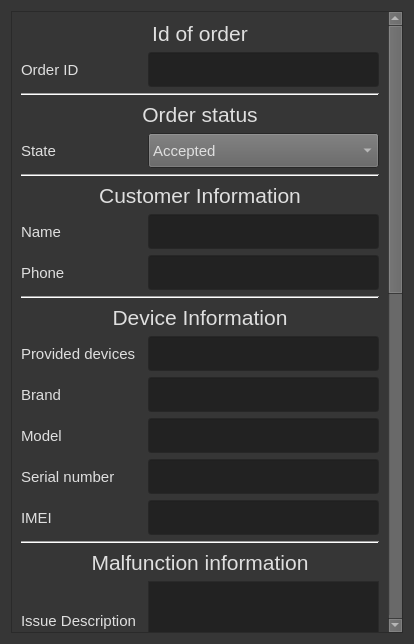
<?xml version="1.0" encoding="UTF-8"?>
<ui version="4.0">
 <class>OrderWindow</class>
 <widget class="QDialog" name="OrderWindow">
  <property name="geometry">
   <rect>
    <x>0</x>
    <y>0</y>
    <width>414</width>
    <height>644</height>
   </rect>
  </property>
  <property name="palette">
   <palette>
    <active>
     <colorrole role="WindowText">
      <brush brushstyle="SolidPattern">
       <color alpha="255">
        <red>223</red>
        <green>223</green>
        <blue>223</blue>
       </color>
      </brush>
     </colorrole>
     <colorrole role="Button">
      <brush brushstyle="SolidPattern">
       <color alpha="255">
        <red>97</red>
        <green>97</green>
        <blue>97</blue>
       </color>
      </brush>
     </colorrole>
     <colorrole role="Text">
      <brush brushstyle="SolidPattern">
       <color alpha="255">
        <red>223</red>
        <green>223</green>
        <blue>223</blue>
       </color>
      </brush>
     </colorrole>
     <colorrole role="ButtonText">
      <brush brushstyle="SolidPattern">
       <color alpha="255">
        <red>223</red>
        <green>223</green>
        <blue>223</blue>
       </color>
      </brush>
     </colorrole>
     <colorrole role="Base">
      <brush brushstyle="SolidPattern">
       <color alpha="255">
        <red>34</red>
        <green>34</green>
        <blue>34</blue>
       </color>
      </brush>
     </colorrole>
     <colorrole role="Window">
      <brush brushstyle="SolidPattern">
       <color alpha="255">
        <red>54</red>
        <green>54</green>
        <blue>54</blue>
       </color>
      </brush>
     </colorrole>
     <colorrole role="Shadow">
      <brush brushstyle="SolidPattern">
       <color alpha="255">
        <red>255</red>
        <green>255</green>
        <blue>255</blue>
       </color>
      </brush>
     </colorrole>
     <colorrole role="Highlight">
      <brush brushstyle="SolidPattern">
       <color alpha="255">
        <red>192</red>
        <green>129</green>
        <blue>28</blue>
       </color>
      </brush>
     </colorrole>
     <colorrole role="HighlightedText">
      <brush brushstyle="SolidPattern">
       <color alpha="255">
        <red>255</red>
        <green>255</green>
        <blue>255</blue>
       </color>
      </brush>
     </colorrole>
     <colorrole role="Link">
      <brush brushstyle="SolidPattern">
       <color alpha="255">
        <red>124</red>
        <green>52</green>
        <blue>18</blue>
       </color>
      </brush>
     </colorrole>
     <colorrole role="LinkVisited">
      <brush brushstyle="SolidPattern">
       <color alpha="255">
        <red>80</red>
        <green>42</green>
        <blue>24</blue>
       </color>
      </brush>
     </colorrole>
     <colorrole role="AlternateBase">
      <brush brushstyle="SolidPattern">
       <color alpha="255">
        <red>245</red>
        <green>186</green>
        <blue>119</blue>
       </color>
      </brush>
     </colorrole>
     <colorrole role="ToolTipBase">
      <brush brushstyle="SolidPattern">
       <color alpha="255">
        <red>54</red>
        <green>54</green>
        <blue>54</blue>
       </color>
      </brush>
     </colorrole>
     <colorrole role="ToolTipText">
      <brush brushstyle="SolidPattern">
       <color alpha="255">
        <red>255</red>
        <green>255</green>
        <blue>255</blue>
       </color>
      </brush>
     </colorrole>
     <colorrole role="PlaceholderText">
      <brush brushstyle="SolidPattern">
       <color alpha="128">
        <red>125</red>
        <green>125</green>
        <blue>125</blue>
       </color>
      </brush>
     </colorrole>
     <colorrole role="Accent">
      <brush brushstyle="SolidPattern">
       <color alpha="255">
        <red>216</red>
        <green>130</green>
        <blue>43</blue>
       </color>
      </brush>
     </colorrole>
    </active>
    <inactive>
     <colorrole role="WindowText">
      <brush brushstyle="SolidPattern">
       <color alpha="255">
        <red>223</red>
        <green>223</green>
        <blue>223</blue>
       </color>
      </brush>
     </colorrole>
     <colorrole role="Button">
      <brush brushstyle="SolidPattern">
       <color alpha="255">
        <red>97</red>
        <green>97</green>
        <blue>97</blue>
       </color>
      </brush>
     </colorrole>
     <colorrole role="Text">
      <brush brushstyle="SolidPattern">
       <color alpha="255">
        <red>223</red>
        <green>223</green>
        <blue>223</blue>
       </color>
      </brush>
     </colorrole>
     <colorrole role="ButtonText">
      <brush brushstyle="SolidPattern">
       <color alpha="255">
        <red>223</red>
        <green>223</green>
        <blue>223</blue>
       </color>
      </brush>
     </colorrole>
     <colorrole role="Base">
      <brush brushstyle="SolidPattern">
       <color alpha="255">
        <red>34</red>
        <green>34</green>
        <blue>34</blue>
       </color>
      </brush>
     </colorrole>
     <colorrole role="Window">
      <brush brushstyle="SolidPattern">
       <color alpha="255">
        <red>54</red>
        <green>54</green>
        <blue>54</blue>
       </color>
      </brush>
     </colorrole>
     <colorrole role="Shadow">
      <brush brushstyle="SolidPattern">
       <color alpha="255">
        <red>255</red>
        <green>255</green>
        <blue>255</blue>
       </color>
      </brush>
     </colorrole>
     <colorrole role="Highlight">
      <brush brushstyle="SolidPattern">
       <color alpha="255">
        <red>192</red>
        <green>129</green>
        <blue>28</blue>
       </color>
      </brush>
     </colorrole>
     <colorrole role="HighlightedText">
      <brush brushstyle="SolidPattern">
       <color alpha="255">
        <red>255</red>
        <green>255</green>
        <blue>255</blue>
       </color>
      </brush>
     </colorrole>
     <colorrole role="Link">
      <brush brushstyle="SolidPattern">
       <color alpha="255">
        <red>124</red>
        <green>52</green>
        <blue>18</blue>
       </color>
      </brush>
     </colorrole>
     <colorrole role="LinkVisited">
      <brush brushstyle="SolidPattern">
       <color alpha="255">
        <red>80</red>
        <green>42</green>
        <blue>24</blue>
       </color>
      </brush>
     </colorrole>
     <colorrole role="AlternateBase">
      <brush brushstyle="SolidPattern">
       <color alpha="255">
        <red>245</red>
        <green>186</green>
        <blue>119</blue>
       </color>
      </brush>
     </colorrole>
     <colorrole role="ToolTipBase">
      <brush brushstyle="SolidPattern">
       <color alpha="255">
        <red>54</red>
        <green>54</green>
        <blue>54</blue>
       </color>
      </brush>
     </colorrole>
     <colorrole role="ToolTipText">
      <brush brushstyle="SolidPattern">
       <color alpha="255">
        <red>255</red>
        <green>255</green>
        <blue>255</blue>
       </color>
      </brush>
     </colorrole>
     <colorrole role="PlaceholderText">
      <brush brushstyle="SolidPattern">
       <color alpha="128">
        <red>125</red>
        <green>125</green>
        <blue>125</blue>
       </color>
      </brush>
     </colorrole>
     <colorrole role="Accent">
      <brush brushstyle="SolidPattern">
       <color alpha="255">
        <red>216</red>
        <green>130</green>
        <blue>43</blue>
       </color>
      </brush>
     </colorrole>
    </inactive>
    <disabled>
     <colorrole role="Button">
      <brush brushstyle="SolidPattern">
       <color alpha="255">
        <red>97</red>
        <green>97</green>
        <blue>97</blue>
       </color>
      </brush>
     </colorrole>
     <colorrole role="Base">
      <brush brushstyle="SolidPattern">
       <color alpha="255">
        <red>54</red>
        <green>54</green>
        <blue>54</blue>
       </color>
      </brush>
     </colorrole>
     <colorrole role="Window">
      <brush brushstyle="SolidPattern">
       <color alpha="255">
        <red>54</red>
        <green>54</green>
        <blue>54</blue>
       </color>
      </brush>
     </colorrole>
     <colorrole role="Shadow">
      <brush brushstyle="SolidPattern">
       <color alpha="255">
        <red>255</red>
        <green>255</green>
        <blue>255</blue>
       </color>
      </brush>
     </colorrole>
     <colorrole role="HighlightedText">
      <brush brushstyle="SolidPattern">
       <color alpha="255">
        <red>255</red>
        <green>255</green>
        <blue>255</blue>
       </color>
      </brush>
     </colorrole>
     <colorrole role="Link">
      <brush brushstyle="SolidPattern">
       <color alpha="255">
        <red>124</red>
        <green>52</green>
        <blue>18</blue>
       </color>
      </brush>
     </colorrole>
     <colorrole role="LinkVisited">
      <brush brushstyle="SolidPattern">
       <color alpha="255">
        <red>80</red>
        <green>42</green>
        <blue>24</blue>
       </color>
      </brush>
     </colorrole>
     <colorrole role="AlternateBase">
      <brush brushstyle="SolidPattern">
       <color alpha="255">
        <red>245</red>
        <green>186</green>
        <blue>119</blue>
       </color>
      </brush>
     </colorrole>
     <colorrole role="ToolTipBase">
      <brush brushstyle="SolidPattern">
       <color alpha="255">
        <red>54</red>
        <green>54</green>
        <blue>54</blue>
       </color>
      </brush>
     </colorrole>
     <colorrole role="ToolTipText">
      <brush brushstyle="SolidPattern">
       <color alpha="255">
        <red>255</red>
        <green>255</green>
        <blue>255</blue>
       </color>
      </brush>
     </colorrole>
     <colorrole role="PlaceholderText">
      <brush brushstyle="SolidPattern">
       <color alpha="128">
        <red>125</red>
        <green>125</green>
        <blue>125</blue>
       </color>
      </brush>
     </colorrole>
     <colorrole role="Accent">
      <brush brushstyle="SolidPattern">
       <color alpha="255">
        <red>216</red>
        <green>130</green>
        <blue>43</blue>
       </color>
      </brush>
     </colorrole>
    </disabled>
   </palette>
  </property>
  <property name="windowTitle">
   <string>ㅤ</string>
  </property>
  <property name="windowIcon">
   <iconset theme="emblem-documents"/>
  </property>
  <layout class="QGridLayout" name="gridLayout_3">
   <item row="0" column="0">
    <widget class="QScrollArea" name="scrollArea">
     <property name="widgetResizable">
      <bool>true</bool>
     </property>
     <widget class="QWidget" name="scrollAreaWidgetContents">
      <property name="geometry">
       <rect>
        <x>0</x>
        <y>-483</y>
        <width>380</width>
        <height>1394</height>
       </rect>
      </property>
      <layout class="QGridLayout" name="gridLayout_2">
       <item row="12" column="0">
        <widget class="QLabel" name="CustomerNameLabel">
         <property name="minimumSize">
          <size>
           <width>0</width>
           <height>35</height>
          </size>
         </property>
         <property name="font">
          <font>
           <pointsize>11</pointsize>
          </font>
         </property>
         <property name="text">
          <string>Name</string>
         </property>
        </widget>
       </item>
       <item row="17" column="2">
        <widget class="QLineEdit" name="BrandLineEdit">
         <property name="minimumSize">
          <size>
           <width>0</width>
           <height>35</height>
          </size>
         </property>
         <property name="font">
          <font>
           <pointsize>11</pointsize>
          </font>
         </property>
        </widget>
       </item>
       <item row="37" column="0" colspan="3">
        <widget class="QLabel" name="EmployeeInformationTitle">
         <property name="font">
          <font>
           <pointsize>16</pointsize>
          </font>
         </property>
         <property name="text">
          <string>Employee Information</string>
         </property>
         <property name="alignment">
          <set>Qt::AlignmentFlag::AlignCenter</set>
         </property>
        </widget>
       </item>
       <item row="22" column="0" colspan="3">
        <widget class="QLabel" name="MalfunctionTitle">
         <property name="font">
          <font>
           <pointsize>16</pointsize>
          </font>
         </property>
         <property name="text">
          <string>Malfunction information</string>
         </property>
         <property name="alignment">
          <set>Qt::AlignmentFlag::AlignCenter</set>
         </property>
        </widget>
       </item>
       <item row="21" column="0" colspan="3">
        <widget class="Line" name="DeviceLine">
         <property name="orientation">
          <enum>Qt::Orientation::Horizontal</enum>
         </property>
        </widget>
       </item>
       <item row="39" column="2">
        <widget class="QLineEdit" name="RepairByLineEdit">
         <property name="minimumSize">
          <size>
           <width>0</width>
           <height>35</height>
          </size>
         </property>
         <property name="font">
          <font>
           <pointsize>11</pointsize>
          </font>
         </property>
        </widget>
       </item>
       <item row="18" column="2">
        <widget class="QLineEdit" name="ModelLineEdit">
         <property name="minimumSize">
          <size>
           <width>0</width>
           <height>35</height>
          </size>
         </property>
         <property name="font">
          <font>
           <pointsize>11</pointsize>
          </font>
         </property>
        </widget>
       </item>
       <item row="23" column="2">
        <widget class="QTextEdit" name="IssueDescriptionTextEdit">
         <property name="minimumSize">
          <size>
           <width>0</width>
           <height>80</height>
          </size>
         </property>
         <property name="font">
          <font>
           <pointsize>11</pointsize>
          </font>
         </property>
        </widget>
       </item>
       <item row="15" column="0" colspan="3">
        <widget class="QLabel" name="DeviceTitle">
         <property name="font">
          <font>
           <pointsize>16</pointsize>
          </font>
         </property>
         <property name="text">
          <string>Device Information</string>
         </property>
         <property name="alignment">
          <set>Qt::AlignmentFlag::AlignCenter</set>
         </property>
        </widget>
       </item>
       <item row="2" column="0" colspan="3">
        <widget class="Line" name="OrderIDLine">
         <property name="orientation">
          <enum>Qt::Orientation::Horizontal</enum>
         </property>
        </widget>
       </item>
       <item row="38" column="0">
        <widget class="QLabel" name="ReceivedByLabel">
         <property name="minimumSize">
          <size>
           <width>0</width>
           <height>35</height>
          </size>
         </property>
         <property name="font">
          <font>
           <pointsize>11</pointsize>
          </font>
         </property>
         <property name="text">
          <string>Received by</string>
         </property>
        </widget>
       </item>
       <item row="19" column="0">
        <widget class="QLabel" name="SerialNumberLabel">
         <property name="minimumSize">
          <size>
           <width>0</width>
           <height>35</height>
          </size>
         </property>
         <property name="font">
          <font>
           <pointsize>11</pointsize>
          </font>
         </property>
         <property name="text">
          <string>Serial number</string>
         </property>
        </widget>
       </item>
       <item row="26" column="0" colspan="3">
        <widget class="Line" name="MalfunctionLine">
         <property name="orientation">
          <enum>Qt::Orientation::Horizontal</enum>
         </property>
        </widget>
       </item>
       <item row="33" column="2">
        <widget class="QDoubleSpinBox" name="EstimatePriceSpinBox">
         <property name="minimumSize">
          <size>
           <width>0</width>
           <height>35</height>
          </size>
         </property>
         <property name="font">
          <font>
           <pointsize>11</pointsize>
          </font>
         </property>
         <property name="maximum">
          <double>1000000.000000000000000</double>
         </property>
        </widget>
       </item>
       <item row="5" column="0">
        <widget class="QLabel" name="StatusLabel">
         <property name="minimumSize">
          <size>
           <width>0</width>
           <height>35</height>
          </size>
         </property>
         <property name="font">
          <font>
           <pointsize>11</pointsize>
          </font>
         </property>
         <property name="text">
          <string>State</string>
         </property>
        </widget>
       </item>
       <item row="34" column="0">
        <widget class="QLabel" name="FinalPriceLabel">
         <property name="minimumSize">
          <size>
           <width>0</width>
           <height>35</height>
          </size>
         </property>
         <property name="font">
          <font>
           <pointsize>11</pointsize>
          </font>
         </property>
         <property name="text">
          <string>Final price</string>
         </property>
        </widget>
       </item>
       <item row="24" column="2">
        <widget class="QTextEdit" name="DiagnosticInfoTextEdit">
         <property name="minimumSize">
          <size>
           <width>0</width>
           <height>80</height>
          </size>
         </property>
         <property name="font">
          <font>
           <pointsize>11</pointsize>
          </font>
         </property>
        </widget>
       </item>
       <item row="1" column="0">
        <widget class="QLabel" name="OrderIDLabel">
         <property name="minimumSize">
          <size>
           <width>0</width>
           <height>35</height>
          </size>
         </property>
         <property name="font">
          <font>
           <pointsize>11</pointsize>
          </font>
         </property>
         <property name="text">
          <string>Order ID</string>
         </property>
        </widget>
       </item>
       <item row="36" column="0" colspan="3">
        <widget class="Line" name="PriceLine">
         <property name="orientation">
          <enum>Qt::Orientation::Horizontal</enum>
         </property>
        </widget>
       </item>
       <item row="18" column="0">
        <widget class="QLabel" name="ModelLabel">
         <property name="minimumSize">
          <size>
           <width>0</width>
           <height>35</height>
          </size>
         </property>
         <property name="font">
          <font>
           <pointsize>11</pointsize>
          </font>
         </property>
         <property name="text">
          <string>Model</string>
         </property>
        </widget>
       </item>
       <item row="9" column="0" colspan="3">
        <widget class="Line" name="StatusLine">
         <property name="orientation">
          <enum>Qt::Orientation::Horizontal</enum>
         </property>
        </widget>
       </item>
       <item row="28" column="0">
        <widget class="QLabel" name="ReceivedDateLabel">
         <property name="minimumSize">
          <size>
           <width>0</width>
           <height>35</height>
          </size>
         </property>
         <property name="font">
          <font>
           <pointsize>11</pointsize>
          </font>
         </property>
         <property name="text">
          <string>Received date</string>
         </property>
        </widget>
       </item>
       <item row="32" column="0" colspan="3">
        <widget class="QLabel" name="PriceTitle">
         <property name="font">
          <font>
           <pointsize>16</pointsize>
          </font>
         </property>
         <property name="text">
          <string>Price</string>
         </property>
         <property name="alignment">
          <set>Qt::AlignmentFlag::AlignCenter</set>
         </property>
        </widget>
       </item>
       <item row="39" column="0">
        <widget class="QLabel" name="RepairByLabel">
         <property name="minimumSize">
          <size>
           <width>0</width>
           <height>35</height>
          </size>
         </property>
         <property name="font">
          <font>
           <pointsize>11</pointsize>
          </font>
         </property>
         <property name="text">
          <string>Repair by</string>
         </property>
        </widget>
       </item>
       <item row="35" column="0">
        <widget class="QLabel" name="PrepaymentLabel">
         <property name="minimumSize">
          <size>
           <width>0</width>
           <height>35</height>
          </size>
         </property>
         <property name="font">
          <font>
           <pointsize>11</pointsize>
          </font>
         </property>
         <property name="text">
          <string>Prepayment</string>
         </property>
        </widget>
       </item>
       <item row="13" column="2">
        <widget class="QLineEdit" name="CustomerPhoneLineEdit">
         <property name="minimumSize">
          <size>
           <width>0</width>
           <height>35</height>
          </size>
         </property>
         <property name="font">
          <font>
           <pointsize>11</pointsize>
          </font>
         </property>
        </widget>
       </item>
       <item row="38" column="2">
        <widget class="QLineEdit" name="ReceivedByLineEdit">
         <property name="minimumSize">
          <size>
           <width>0</width>
           <height>35</height>
          </size>
         </property>
         <property name="font">
          <font>
           <pointsize>11</pointsize>
          </font>
         </property>
        </widget>
       </item>
       <item row="34" column="2">
        <widget class="QDoubleSpinBox" name="FinalPriceSpinBox">
         <property name="minimumSize">
          <size>
           <width>0</width>
           <height>35</height>
          </size>
         </property>
         <property name="font">
          <font>
           <pointsize>11</pointsize>
          </font>
         </property>
         <property name="maximum">
          <double>1000000.000000000000000</double>
         </property>
        </widget>
       </item>
       <item row="16" column="0">
        <widget class="QLabel" name="ProvidedDevicesLabel">
         <property name="minimumSize">
          <size>
           <width>0</width>
           <height>35</height>
          </size>
         </property>
         <property name="font">
          <font>
           <pointsize>11</pointsize>
          </font>
         </property>
         <property name="text">
          <string>Provided devices</string>
         </property>
        </widget>
       </item>
       <item row="5" column="2">
        <widget class="QComboBox" name="StatusComboBox">
         <property name="minimumSize">
          <size>
           <width>0</width>
           <height>35</height>
          </size>
         </property>
         <property name="font">
          <font>
           <pointsize>11</pointsize>
          </font>
         </property>
         <item>
          <property name="text">
           <string>Accepted</string>
          </property>
         </item>
         <item>
          <property name="text">
           <string>Under diagnostics</string>
          </property>
         </item>
         <item>
          <property name="text">
           <string>Under repair</string>
          </property>
         </item>
         <item>
          <property name="text">
           <string>Ready</string>
          </property>
         </item>
         <item>
          <property name="text">
           <string>Issued</string>
          </property>
         </item>
        </widget>
       </item>
       <item row="23" column="0">
        <widget class="QLabel" name="IssueDescriptionLabel">
         <property name="minimumSize">
          <size>
           <width>0</width>
           <height>35</height>
          </size>
         </property>
         <property name="font">
          <font>
           <pointsize>11</pointsize>
          </font>
         </property>
         <property name="text">
          <string>Issue Description</string>
         </property>
        </widget>
       </item>
       <item row="3" column="0" colspan="3">
        <widget class="QLabel" name="StatusTitle">
         <property name="font">
          <font>
           <pointsize>16</pointsize>
          </font>
         </property>
         <property name="text">
          <string>Order status</string>
         </property>
         <property name="alignment">
          <set>Qt::AlignmentFlag::AlignCenter</set>
         </property>
        </widget>
       </item>
       <item row="13" column="0">
        <widget class="QLabel" name="CustomerPhoneLabel">
         <property name="minimumSize">
          <size>
           <width>0</width>
           <height>35</height>
          </size>
         </property>
         <property name="font">
          <font>
           <pointsize>11</pointsize>
          </font>
         </property>
         <property name="text">
          <string>Phone</string>
         </property>
        </widget>
       </item>
       <item row="12" column="2">
        <widget class="QLineEdit" name="CustomerNameLineEdit">
         <property name="minimumSize">
          <size>
           <width>0</width>
           <height>35</height>
          </size>
         </property>
         <property name="font">
          <font>
           <pointsize>11</pointsize>
          </font>
         </property>
        </widget>
       </item>
       <item row="41" column="0" colspan="3">
        <widget class="QPushButton" name="CancelButton">
         <property name="minimumSize">
          <size>
           <width>0</width>
           <height>40</height>
          </size>
         </property>
         <property name="text">
          <string>Cancel</string>
         </property>
        </widget>
       </item>
       <item row="29" column="0">
        <widget class="QLabel" name="StartedDateLabel">
         <property name="minimumSize">
          <size>
           <width>0</width>
           <height>35</height>
          </size>
         </property>
         <property name="font">
          <font>
           <pointsize>11</pointsize>
          </font>
         </property>
         <property name="text">
          <string>Started date</string>
         </property>
        </widget>
       </item>
       <item row="17" column="0">
        <widget class="QLabel" name="BrandLabel">
         <property name="minimumSize">
          <size>
           <width>0</width>
           <height>35</height>
          </size>
         </property>
         <property name="font">
          <font>
           <pointsize>11</pointsize>
          </font>
         </property>
         <property name="text">
          <string>Brand</string>
         </property>
        </widget>
       </item>
       <item row="40" column="0" colspan="3">
        <widget class="QPushButton" name="AcceptButton">
         <property name="minimumSize">
          <size>
           <width>0</width>
           <height>40</height>
          </size>
         </property>
         <property name="text">
          <string>Accept</string>
         </property>
        </widget>
       </item>
       <item row="0" column="0" colspan="3">
        <widget class="QLabel" name="OrderIDTitle">
         <property name="font">
          <font>
           <pointsize>16</pointsize>
          </font>
         </property>
         <property name="text">
          <string>Id of order</string>
         </property>
         <property name="alignment">
          <set>Qt::AlignmentFlag::AlignCenter</set>
         </property>
        </widget>
       </item>
       <item row="24" column="0">
        <widget class="QLabel" name="DiagnosticInfoLabel">
         <property name="minimumSize">
          <size>
           <width>0</width>
           <height>35</height>
          </size>
         </property>
         <property name="font">
          <font>
           <pointsize>11</pointsize>
          </font>
         </property>
         <property name="text">
          <string>Diagnostic Info</string>
         </property>
        </widget>
       </item>
       <item row="19" column="2">
        <widget class="QLineEdit" name="SerialNumberLineEdit">
         <property name="minimumSize">
          <size>
           <width>0</width>
           <height>35</height>
          </size>
         </property>
         <property name="font">
          <font>
           <pointsize>11</pointsize>
          </font>
         </property>
        </widget>
       </item>
       <item row="29" column="2">
        <widget class="QDateEdit" name="StartedDateEdit">
         <property name="minimumSize">
          <size>
           <width>0</width>
           <height>35</height>
          </size>
         </property>
         <property name="font">
          <font>
           <pointsize>11</pointsize>
          </font>
         </property>
        </widget>
       </item>
       <item row="20" column="2">
        <widget class="QLineEdit" name="IMEILineEdit">
         <property name="minimumSize">
          <size>
           <width>0</width>
           <height>35</height>
          </size>
         </property>
         <property name="font">
          <font>
           <pointsize>11</pointsize>
          </font>
         </property>
        </widget>
       </item>
       <item row="11" column="0" colspan="3">
        <widget class="QLabel" name="CustomerTitle">
         <property name="font">
          <font>
           <pointsize>16</pointsize>
          </font>
         </property>
         <property name="text">
          <string>Customer Information</string>
         </property>
         <property name="alignment">
          <set>Qt::AlignmentFlag::AlignCenter</set>
         </property>
        </widget>
       </item>
       <item row="16" column="2">
        <widget class="QLineEdit" name="ProvidedDevicesLineEdit">
         <property name="minimumSize">
          <size>
           <width>0</width>
           <height>35</height>
          </size>
         </property>
         <property name="font">
          <font>
           <pointsize>11</pointsize>
          </font>
         </property>
        </widget>
       </item>
       <item row="14" column="0" colspan="3">
        <widget class="Line" name="CustomerLine">
         <property name="orientation">
          <enum>Qt::Orientation::Horizontal</enum>
         </property>
        </widget>
       </item>
       <item row="28" column="2">
        <widget class="QDateEdit" name="ReceivedDateEdit">
         <property name="minimumSize">
          <size>
           <width>0</width>
           <height>35</height>
          </size>
         </property>
         <property name="font">
          <font>
           <pointsize>11</pointsize>
          </font>
         </property>
        </widget>
       </item>
       <item row="27" column="0" colspan="3">
        <widget class="QLabel" name="DatesTitle">
         <property name="font">
          <font>
           <pointsize>16</pointsize>
          </font>
         </property>
         <property name="text">
          <string>Dates</string>
         </property>
         <property name="alignment">
          <set>Qt::AlignmentFlag::AlignCenter</set>
         </property>
        </widget>
       </item>
       <item row="25" column="2">
        <widget class="QTextEdit" name="WorksDoneTextEdit">
         <property name="minimumSize">
          <size>
           <width>0</width>
           <height>80</height>
          </size>
         </property>
         <property name="font">
          <font>
           <pointsize>11</pointsize>
          </font>
         </property>
        </widget>
       </item>
       <item row="33" column="0">
        <widget class="QLabel" name="EstimatePriceLabel">
         <property name="minimumSize">
          <size>
           <width>0</width>
           <height>35</height>
          </size>
         </property>
         <property name="font">
          <font>
           <pointsize>11</pointsize>
          </font>
         </property>
         <property name="text">
          <string>Estimate price</string>
         </property>
        </widget>
       </item>
       <item row="31" column="0" colspan="3">
        <widget class="Line" name="DatesLine">
         <property name="orientation">
          <enum>Qt::Orientation::Horizontal</enum>
         </property>
        </widget>
       </item>
       <item row="35" column="2">
        <widget class="QDoubleSpinBox" name="PrepaymentSpinBox">
         <property name="minimumSize">
          <size>
           <width>0</width>
           <height>35</height>
          </size>
         </property>
         <property name="font">
          <font>
           <pointsize>11</pointsize>
          </font>
         </property>
         <property name="maximum">
          <double>1000000.000000000000000</double>
         </property>
        </widget>
       </item>
       <item row="30" column="2">
        <widget class="QDateEdit" name="CompletedDateEdit">
         <property name="minimumSize">
          <size>
           <width>0</width>
           <height>35</height>
          </size>
         </property>
         <property name="font">
          <font>
           <pointsize>11</pointsize>
          </font>
         </property>
        </widget>
       </item>
       <item row="25" column="0">
        <widget class="QLabel" name="WorksDoneLabel">
         <property name="minimumSize">
          <size>
           <width>0</width>
           <height>35</height>
          </size>
         </property>
         <property name="font">
          <font>
           <pointsize>11</pointsize>
          </font>
         </property>
         <property name="text">
          <string>Works Done</string>
         </property>
        </widget>
       </item>
       <item row="30" column="0">
        <widget class="QLabel" name="CompletedDateLabel">
         <property name="minimumSize">
          <size>
           <width>0</width>
           <height>35</height>
          </size>
         </property>
         <property name="font">
          <font>
           <pointsize>11</pointsize>
          </font>
         </property>
         <property name="text">
          <string>Completed date</string>
         </property>
        </widget>
       </item>
       <item row="1" column="2">
        <widget class="QLineEdit" name="OrderIDLineEdit">
         <property name="enabled">
          <bool>true</bool>
         </property>
         <property name="minimumSize">
          <size>
           <width>0</width>
           <height>35</height>
          </size>
         </property>
         <property name="font">
          <font>
           <pointsize>11</pointsize>
          </font>
         </property>
         <property name="readOnly">
          <bool>true</bool>
         </property>
        </widget>
       </item>
       <item row="20" column="0">
        <widget class="QLabel" name="IMEILabel">
         <property name="minimumSize">
          <size>
           <width>0</width>
           <height>35</height>
          </size>
         </property>
         <property name="font">
          <font>
           <pointsize>11</pointsize>
          </font>
         </property>
         <property name="text">
          <string>IMEI</string>
         </property>
        </widget>
       </item>
      </layout>
     </widget>
    </widget>
   </item>
  </layout>
 </widget>
 <resources/>
 <connections/>
</ui>
